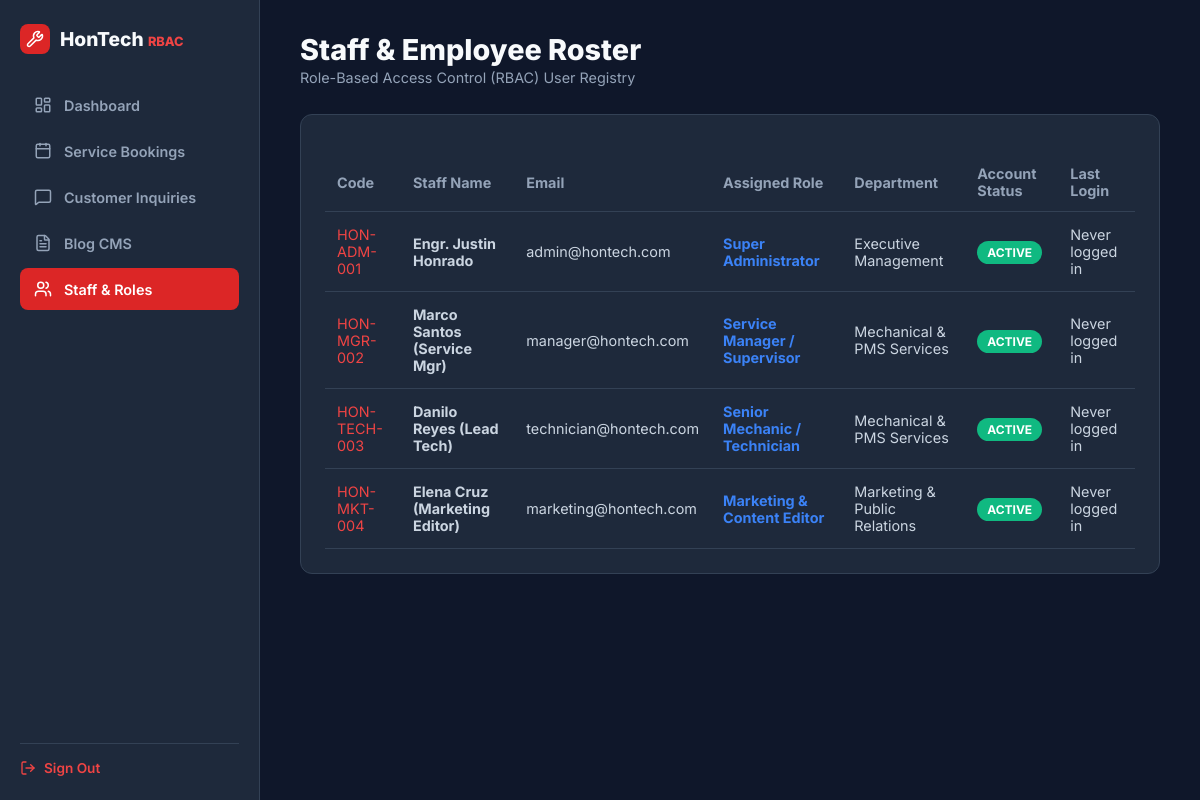
The page /admin/employees.php (signed in) on the database its author committed.
### tables this page shows
CREATE TABLE IF NOT EXISTS `employees` (
    `id` INT AUTO_INCREMENT PRIMARY KEY,
    `employee_code` VARCHAR(20) NOT NULL UNIQUE,
    `full_name` VARCHAR(100) NOT NULL,
    `email` VARCHAR(100) NOT NULL UNIQUE,
    `phone` VARCHAR(20) DEFAULT NULL,
    `password_hash` VARCHAR(255) NOT NULL,
    `role_id` INT NOT NULL,
    `department_id` INT DEFAULT NULL,
    `avatar_url` VARCHAR(255) DEFAULT 'assets/images/default-avatar.png',
    `status` ENUM('active', 'inactive', 'suspended') DEFAULT 'active',
    `last_login` DATETIME DEFAULT NULL,
    `created_at` TIMESTAMP DEFAULT CURRENT_TIMESTAMP,
    FOREIGN KEY (`role_id`) REFERENCES `roles`(`id`) ON DELETE RESTRICT,
    FOREIGN KEY (`department_id`) REFERENCES `departments`(`id`) ON DELETE SET NULL
);

CREATE TABLE IF NOT EXISTS `roles` (
    `id` INT AUTO_INCREMENT PRIMARY KEY,
    `role_name` VARCHAR(50) NOT NULL UNIQUE,
    `display_name` VARCHAR(100) NOT NULL,
    `description` TEXT,
    `created_at` TIMESTAMP DEFAULT CURRENT_TIMESTAMP
);

CREATE TABLE IF NOT EXISTS `departments` (
    `id` INT AUTO_INCREMENT PRIMARY KEY,
    `name` VARCHAR(100) NOT NULL UNIQUE,
    `description` TEXT,
    `created_at` TIMESTAMP DEFAULT CURRENT_TIMESTAMP
);

### admin/employees.php (the view, shortened to what this page needs)
<?php
$pdo = getDBConnection();
$employees = [];
if ($pdo) {
    $employees = $pdo->query("
        SELECT e.*, r.display_name as role_title, d.name as dept_name
        FROM employees e
        JOIN roles r ON e.role_id = r.id
        LEFT JOIN departments d ON e.department_id = d.id
        ORDER BY e.role_id ASC, e.full_name ASC
    ")->fetchAll();
}
?>
<!DOCTYPE html>
<html lang="en">
<head>
</head>
<body>
<div class="sidebar">
    <div class="sidebar-brand">
        <div style="background: #dc2626; padding: 6px; border-radius: 8px; display: flex;"><i data-lucide="wrench" style="width:18px;height:18px;color:#fff"></i></div>
        <span>HonTech <span style="color:#ef4444;font-size:0.8rem">RBAC</span></span>
    </div>
    <div style="flex: 1;">
        <a href="dashboard.php" class="nav-item"><i data-lucide="layout-dashboard" style="width:18px;height:18px"></i> Dashboard</a>
        <a href="bookings.php" class="nav-item"><i data-lucide="calendar" style="width:18px;height:18px"></i> Service Bookings</a>
        <a href="inquiries.php" class="nav-item"><i data-lucide="message-square" style="width:18px;height:18px"></i> Customer Inquiries</a>
        <a href="posts.php" class="nav-item"><i data-lucide="file-text" style="width:18px;height:18px"></i> Blog CMS</a>
        <a href="employees.php" class="nav-item active"><i data-lucide="users" style="width:18px;height:18px"></i> Staff & Roles</a>
    </div>
    <div style="border-top: 1px solid #334155; padding-top: 16px;">
        <a href="logout.php" style="display: flex; align-items: center; gap: 8px; color: #ef4444; font-size: 0.85rem; font-weight: 600;">
            <i data-lucide="log-out" style="width:16px;height:16px"></i> Sign Out
        </a>
    </div>
</div>
<div class="main-content">
    <div style="display: flex; justify-content: space-between; align-items: center; margin-bottom: 28px;">
        <div>
            <h1 style="font-size: 1.8rem; font-weight: 800;">Staff & Employee Roster</h1>
            <p style="color: #94a3b8; font-size: 0.9rem; margin-top: 2px;">Role-Based Access Control (RBAC) User Registry</p>
        </div>
    </div>
    <div class="panel">
        <table class="table">
            <thead>
                <tr>
                    <th>Code</th>
                    <th>Staff Name</th>
                    <th>Email</th>
                    <th>Assigned Role</th>
                    <th>Department</th>
                    <th>Account Status</th>
                    <th>Last Login</th>
                </tr>
            </thead>
            <tbody>
                <?php if (!empty($employees)): ?>
                    <?php foreach ($employees as $emp): ?>
                        <tr>
                            <td><code style="color:#ef4444"><?= htmlspecialchars($emp['employee_code']) ?></code></td>
                            <td><strong><?= htmlspecialchars($emp['full_name']) ?></strong></td>
                            <td><?= htmlspecialchars($emp['email']) ?></td>
                            <td><strong style="color:#3b82f6"><?= htmlspecialchars($emp['role_title']) ?></strong></td>
                            <td><?= htmlspecialchars($emp['dept_name'] ?? 'General Operations') ?></td>
                            <td><span class="badge badge-active"><?= htmlspecialchars($emp['status']) ?></span></td>
                            <td><?= $emp['last_login'] ? date('M d, Y H:i', strtotime($emp['last_login'])) : 'Never logged in' ?></td>
                        </tr>
                    <?php endforeach; ?>
                <?php else: ?>
                    <tr><td colspan="7" style="text-align: center; color: #94a3b8; padding: 24px;">No employees found. Import database/hontech_db.sql to seed default accounts.</td></tr>
                <?php endif; ?>
            </tbody>
        </table>
    </div>
</div>
</body>
</html>

### admin/employees.php (style rules this page uses)
* { box-sizing: border-box; margin: 0; padding: 0; font-family: 'Inter', sans-serif; }
body { background: #0f172a; color: #f8fafc; display: flex; min-height: 100vh; }
a { text-decoration: none; color: inherit; }
.sidebar { width: 260px; background: #1e293b; border-right: 1px solid #334155; padding: 24px 20px; display: flex; flex-direction: column; }
.sidebar-brand { display: flex; align-items: center; gap: 10px; font-weight: 800; font-size: 1.2rem; margin-bottom: 30px; }
.nav-item { display: flex; align-items: center; gap: 12px; padding: 12px 14px; border-radius: 8px; color: #94a3b8; font-weight: 600; font-size: 0.9rem; margin-bottom: 4px; }
.nav-item:hover, .nav-item.active { background: #334155; color: #ffffff; }
.nav-item.active { background: #dc2626; color: #ffffff; }
.main-content { flex: 1; padding: 32px 40px; overflow-y: auto; }
.panel { background: #1e293b; border: 1px solid #334155; border-radius: 12px; padding: 24px; }
.table { width: 100%; border-collapse: collapse; margin-top: 14px; font-size: 0.9rem; }
.table th { text-align: left; padding: 12px; color: #94a3b8; border-bottom: 1px solid #334155; }
.table td { padding: 14px 12px; border-bottom: 1px solid #334155; color: #cbd5e1; }
.badge { padding: 4px 10px; border-radius: 20px; font-size: 0.75rem; font-weight: 700; text-transform: uppercase; }
.badge-active { background: #10b981; color: #fff; }

### rows shown on the page
employees: employee_code "HON-ADM-001", full_name "Engr. Justin Honrado", email "admin@hontech.com", role.display_name "Super Administrator", department.name "Executive Management", status "ACTIVE", shows "Never logged in"
employees: employee_code "HON-MGR-002", full_name "Marco Santos (Service Mgr)", email "manager@hontech.com", role.display_name "Service Manager / Supervisor", department.name "Mechanical & PMS Services", status "ACTIVE", shows "Never logged in"
employees: employee_code "HON-TECH-003", full_name "Danilo Reyes (Lead Tech)", email "technician@hontech.com", role.display_name "Senior Mechanic / Technician", department.name "Mechanical & PMS Services", status "ACTIVE", shows "Never logged in"
employees: employee_code "HON-MKT-004", full_name "Elena Cruz (Marketing Editor)", email "marketing@hontech.com", role.display_name "Marketing & Content Editor", department.name "Marketing & Public Relations", status "ACTIVE", shows "Never logged in"
